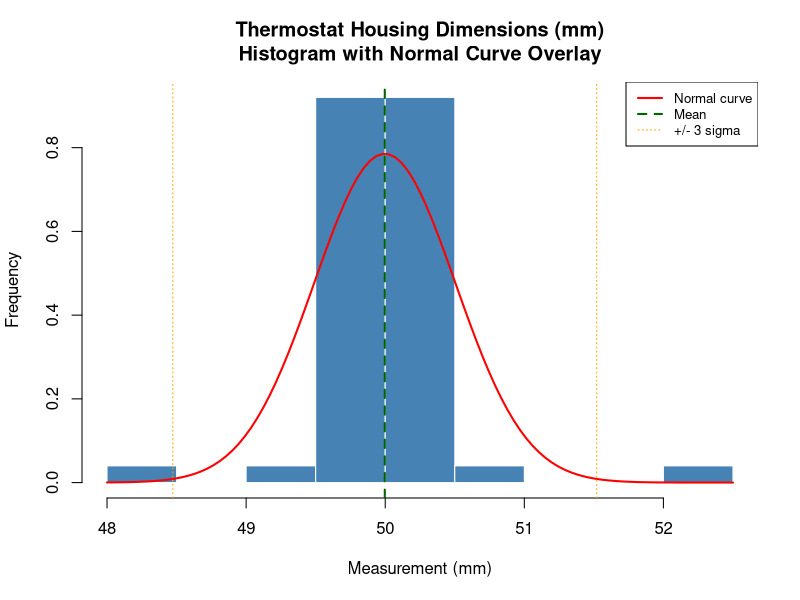
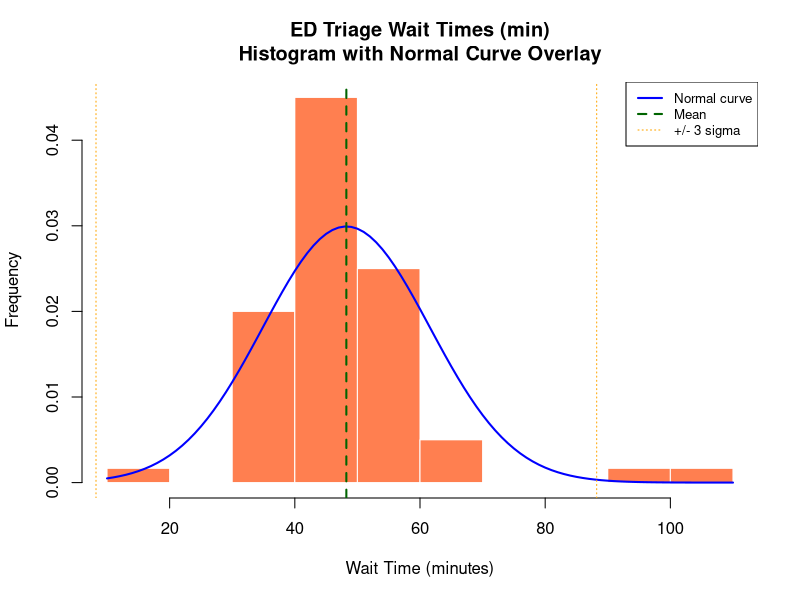
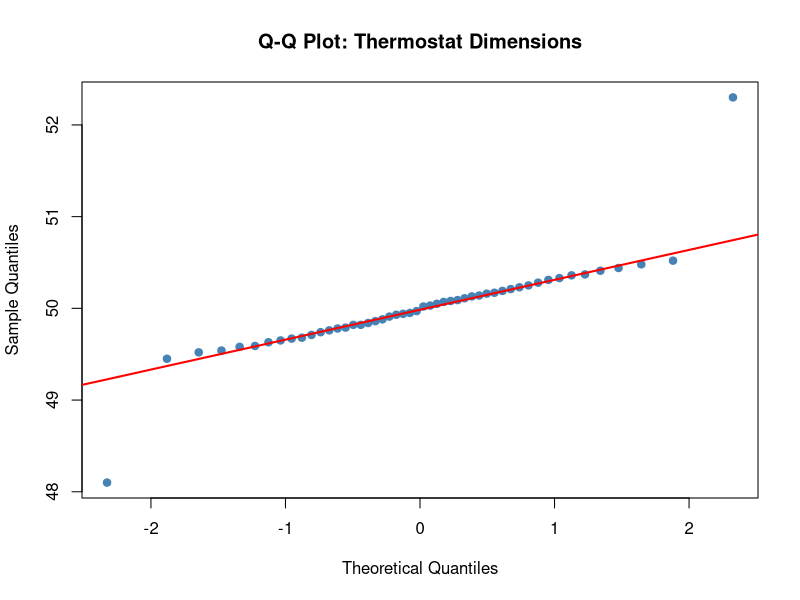
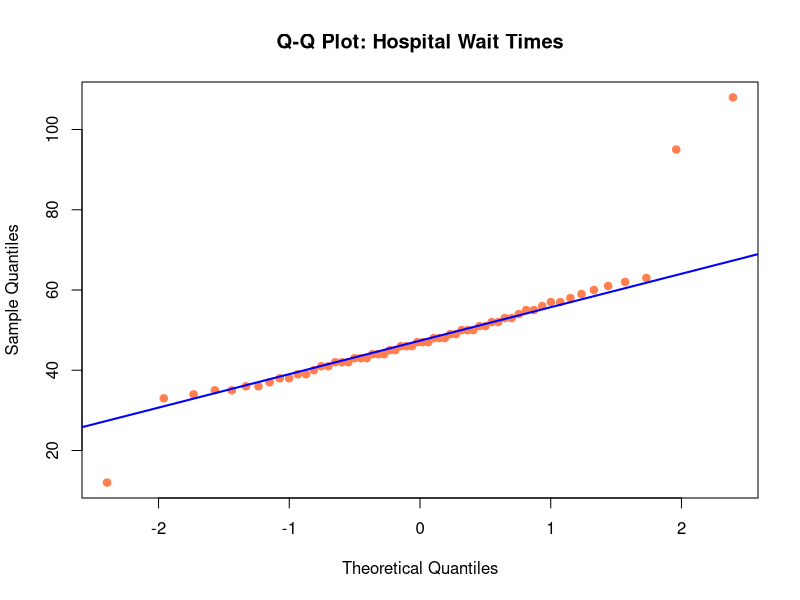

These figures' R source, in order:
#!/usr/bin/env Rscript
# =============================================================================
# DfLSS Black Belt - Module M10: Basic Statistics Exercises
# Descriptive Statistics and Normality Testing
# =============================================================================
# This script accompanies the thermostat dimensions and hospital wait time
# datasets. It demonstrates core descriptive statistics and normality testing
# techniques used in Design for Lean Six Sigma.
#
# Prerequisites: R with base stats package (no additional packages required
# for core analysis; 'ggplot2' is optional for enhanced visualizations).
#
# Usage:
#   Rscript generate_basic_stats.R
#
# Author: DfLSS Curriculum Team
# =============================================================================

set.seed(42)  # Reproducibility -- ensures identical results on every run

# ---------------------------------------------------------------------------
# SECTION 1: Load Data
# ---------------------------------------------------------------------------
# Load both datasets from CSV files. These represent real-world measurement
# scenarios common in DfLSS projects:
#   - Thermostat dimensions: continuous manufacturing measurement (Product Development)
#   - Hospital wait times: process cycle time (New Process Design)

cat("=== DfLSS Module M10: Basic Statistics Analysis ===\n\n")

thermo <- read.csv("thermostat_dimensions.csv", stringsAsFactors = FALSE)
wait   <- read.csv("hospital_wait_times.csv", stringsAsFactors = FALSE)

cat(sprintf("Thermostat dataset: %d observations, %d columns\n",
            nrow(thermo), ncol(thermo)))
cat(sprintf("Hospital wait dataset: %d observations, %d columns\n\n",
            nrow(wait), ncol(wait)))

# ---------------------------------------------------------------------------
# SECTION 2: Descriptive Statistics Function
# ---------------------------------------------------------------------------
# Define a reusable function that calculates all key descriptive statistics.
# This is the foundation of any DfLSS data analysis -- you MUST understand
# what each measure tells you about your process.

calculate_descriptives <- function(data, value_col, dataset_name) {

  x <- data[[value_col]]
  n <- length(x)

  cat(sprintf("--- %s (n = %d) ---\n", dataset_name, n))

  # Central tendency measures
  # Mean: arithmetic average; sensitive to outliers
  mean_val <- mean(x)
  cat(sprintf("  Mean:            %.4f\n", mean_val))

  # Median: middle value; robust to outliers
  median_val <- median(x)
  cat(sprintf("  Median:          %.4f\n", median_val))

  # Mode: most frequent value (requires custom function since R has no built-in)
  get_mode <- function(v) {
    tab <- table(v)
    as.numeric(names(tab)[which.max(tab)])
  }
  mode_val <- get_mode(x)
  cat(sprintf("  Mode:            %.4f\n", mode_val))

  # Dispersion measures
  # Sample standard deviation: average distance from the mean (s)
  sd_val <- sd(x)
  cat(sprintf("  Std Dev (s):     %.4f\n", sd_val))

  # Sample variance: squared standard deviation (s^2)
  var_val <- var(x)
  cat(sprintf("  Variance (s^2):  %.4f\n", var_val))

  # Range: max - min; simplest dispersion measure
  range_val <- max(x) - min(x)
  cat(sprintf("  Range:           %.4f\n", range_val))

  # Interquartile Range (IQR): spread of the middle 50% of data
  # Q1 (25th percentile) to Q3 (75th percentile)
  q1 <- quantile(x, 0.25)
  q3 <- quantile(x, 0.75)
  iqr_val <- IQR(x)
  cat(sprintf("  Q1 (25th %%):     %.4f\n", q1))
  cat(sprintf("  Q3 (75th %%):     %.4f\n", q3))
  cat(sprintf("  IQR:             %.4f\n", iqr_val))

  # Additional percentiles useful for process capability analysis
  cat(sprintf("  Min:             %.4f\n", min(x)))
  cat(sprintf("  Max:             %.4f\n", max(x)))
  cat(sprintf("  5th percentile:  %.4f\n", quantile(x, 0.05)))
  cat(sprintf("  95th percentile: %.4f\n", quantile(x, 0.95)))

  # Skewness: measures asymmetry of the distribution
  #   < 0 = left-skewed, > 0 = right-skewed, ~0 = symmetric
  skew <- sum((x - mean_val)^3) / (n * sd_val^3)
  cat(sprintf("  Skewness:        %.4f\n", skew))

  # Kurtosis: measures "tailedness" (heaviness of tails)
  #   > 0 = heavy tails (leptokurtic), < 0 = light tails (platykurtic)
  kurt <- sum((x - mean_val)^4) / (n * sd_val^4) - 3
  cat(sprintf("  Excess Kurtosis: %.4f\n\n", kurt))

  # Return as list for downstream use
  list(mean = mean_val, median = median_val, mode = mode_val,
       sd = sd_val, var = var_val, range = range_val,
       q1 = q1, q3 = q3, iqr = iqr_val, n = n, data = x,
       skew = skew, kurt = kurt)
}

# ---------------------------------------------------------------------------
# SECTION 3: Calculate Descriptive Statistics for Both Datasets
# ---------------------------------------------------------------------------
cat("========================================\n")
cat("  DESCRIPTIVE STATISTICS\n")
cat("========================================\n\n")

thermo_stats <- calculate_descriptives(thermo, "measurement_mm",
                                       "Thermostat Dimensions (mm)")
wait_stats   <- calculate_descriptives(wait, "wait_min",
                                       "Hospital Wait Times (min)")

# ---------------------------------------------------------------------------
# SECTION 4: Normality Testing
# ---------------------------------------------------------------------------
# The Shapiro-Wilk test is the gold standard for normality testing when
# n < 5000. It tests:
#   H0: The data are normally distributed
#   H1: The data are NOT normally distributed
#
# Interpretation:
#   p-value > 0.05: Fail to reject H0 (data may be normal)
#   p-value <= 0.05: Reject H0 (data are likely NOT normal)
#
# In DfLSS, normality matters because many statistical tools (t-tests,
# control charts, process capability indices) ASSUME normality.

cat("========================================\n")
cat("  NORMALITY TESTING (Shapiro-Wilk)\n")
cat("========================================\n\n")

# Shapiro-Wilk test for thermostat dimensions
sw_thermo <- shapiro.test(thermo_stats$data)
cat(sprintf("Thermostat Dimensions:\n"))
cat(sprintf("  W-statistic: %.6f\n", sw_thermo$statistic))
cat(sprintf("  p-value:     %.6f\n", sw_thermo$p.value))
cat(sprintf("  Conclusion:  %s\n\n",
            ifelse(sw_thermo$p.value > 0.05,
                   "Fail to reject H0 -- data consistent with normality",
                   "Reject H0 -- data likely NOT normal")))

# Shapiro-Wilk test for hospital wait times
sw_wait <- shapiro.test(wait_stats$data)
cat(sprintf("Hospital Wait Times:\n"))
cat(sprintf("  W-statistic: %.6f\n", sw_wait$statistic))
cat(sprintf("  p-value:     %.6f\n", sw_wait$p.value))
cat(sprintf("  Conclusion:  %s\n\n",
            ifelse(sw_wait$p.value > 0.05,
                   "Fail to reject H0 -- data consistent with normality",
                   "Reject H0 -- data likely NOT normal")))

# ---------------------------------------------------------------------------
# SECTION 5: Outlier Detection Using IQR Method
# ---------------------------------------------------------------------------
# The IQR method identifies outliers as values beyond:
#   Lower fence = Q1 - 1.5 * IQR
#   Upper fence = Q3 + 1.5 * IQR
#
# This is a robust method (not affected by the outliers themselves).
# In DfLSS, outlier identification is critical for Measurement System
# Analysis (MSA) and process capability studies.

cat("========================================\n")
cat("  OUTLIER DETECTION (IQR Method)\n")
cat("========================================\n\n")

detect_outliers_iqr <- function(data, value_col, dataset_name) {
  x <- data[[value_col]]
  q1 <- quantile(x, 0.25)
  q3 <- quantile(x, 0.75)
  iqr <- q3 - q1
  lower_fence <- q1 - 1.5 * iqr
  upper_fence <- q3 + 1.5 * iqr

  outliers <- x[x < lower_fence | x > upper_fence]
  outlier_indices <- which(x < lower_fence | x > upper_fence)

  cat(sprintf("%s:\n", dataset_name))
  cat(sprintf("  Q1:           %.4f\n", q1))
  cat(sprintf("  Q3:           %.4f\n", q3))
  cat(sprintf("  IQR:          %.4f\n", iqr))
  cat(sprintf("  Lower fence:  %.4f\n", lower_fence))
  cat(sprintf("  Upper fence:  %.4f\n", upper_fence))

  if (length(outliers) == 0) {
    cat("  Outliers:     None detected\n\n")
  } else {
    cat(sprintf("  Outliers (%d): %s\n\n", length(outliers),
                paste(sprintf("%.2f", outliers), collapse = ", ")))
  }

  list(lower = lower_fence, upper = upper_fence,
       outliers = outliers, indices = outlier_indices)
}

detect_outliers_iqr(thermo, "measurement_mm", "Thermostat Dimensions")
detect_outliers_iqr(wait, "wait_min", "Hospital Wait Times")

# ---------------------------------------------------------------------------
# SECTION 6: Histograms with Normal Curve Overlay
# ---------------------------------------------------------------------------
# Visual inspection is a critical complement to formal normality tests.
# Overlay the theoretical normal distribution curve (using the sample mean
# and SD) to visually assess how well the data fit a normal distribution.

cat("========================================\n")
cat("  GENERATING HISTOGRAMS\n")
cat("========================================\n\n")

# --- Thermostat Dimensions Histogram ---
# Histogram: shows frequency distribution of continuous data
# Breaks: controls number of bins; Sturges' formula is default
hist(thermo_stats$data,
     breaks = "Sturges",
     main = "Thermostat Housing Dimensions (mm)\nHistogram with Normal Curve Overlay",
     xlab = "Measurement (mm)",
     ylab = "Frequency",
     col  = "steelblue",
     border = "white",
     freq = FALSE)  # density scale for curve overlay

# Overlay theoretical normal curve
curve(dnorm(x, mean = thermo_stats$mean, sd = thermo_stats$sd),
      add = TRUE, col = "red", lwd = 2)

# Add vertical lines for mean and +/- 3 sigma
abline(v = thermo_stats$mean, col = "darkgreen", lwd = 2, lty = 2)
abline(v = thermo_stats$mean + 3 * thermo_stats$sd, col = "orange", lwd = 1, lty = 3)
abline(v = thermo_stats$mean - 3 * thermo_stats$sd, col = "orange", lwd = 1, lty = 3)

legend("topright",
       legend = c("Normal curve", "Mean", "+/- 3 sigma"),
       col = c("red", "darkgreen", "orange"),
       lty = c(1, 2, 3),
       lwd = c(2, 2, 1),
       cex = 0.8)

# Save thermostat histogram
dev.copy(png, "thermostat_histogram.png", width = 800, height = 600, res = 120)
dev.off()
cat("Saved: thermostat_histogram.png\n")

# --- Hospital Wait Times Histogram ---
hist(wait_stats$data,
     breaks = "Sturges",
     main = "ED Triage Wait Times (min)\nHistogram with Normal Curve Overlay",
     xlab = "Wait Time (minutes)",
     ylab = "Frequency",
     col  = "coral",
     border = "white",
     freq = FALSE)

# Overlay theoretical normal curve
curve(dnorm(x, mean = wait_stats$mean, sd = wait_stats$sd),
      add = TRUE, col = "blue", lwd = 2)

# Add vertical lines for mean and +/- 3 sigma
abline(v = wait_stats$mean, col = "darkgreen", lwd = 2, lty = 2)
abline(v = wait_stats$mean + 3 * wait_stats$sd, col = "orange", lwd = 1, lty = 3)
abline(v = wait_stats$mean - 3 * wait_stats$sd, col = "orange", lwd = 1, lty = 3)

legend("topright",
       legend = c("Normal curve", "Mean", "+/- 3 sigma"),
       col = c("blue", "darkgreen", "orange"),
       lty = c(1, 2, 3),
       lwd = c(2, 2, 1),
       cex = 0.8)

# Save wait time histogram
dev.copy(png, "hospital_wait_histogram.png", width = 800, height = 600, res = 120)
dev.off()
cat("Saved: hospital_wait_histogram.png\n\n")

# ---------------------------------------------------------------------------
# SECTION 7: Q-Q Plot for Normality Assessment
# ---------------------------------------------------------------------------
# Q-Q (Quantile-Quantile) plots compare sample quantiles against theoretical
# normal quantiles. If data are normal, points fall approximately on the
# diagonal reference line. Deviations from the line indicate departures
# from normality (especially in the tails).

cat("========================================\n")
cat("  GENERATING Q-Q PLOTS\n")
cat("========================================\n\n")

# Thermostat Q-Q Plot
qqnorm(thermo_stats$data,
       main = "Q-Q Plot: Thermostat Dimensions",
       xlab = "Theoretical Quantiles",
       ylab = "Sample Quantiles",
       pch = 19, col = "steelblue")
qqline(thermo_stats$data, col = "red", lwd = 2)
dev.copy(png, "thermostat_qq_plot.png", width = 800, height = 600, res = 120)
dev.off()
cat("Saved: thermostat_qq_plot.png\n")

# Hospital Wait Times Q-Q Plot
qqnorm(wait_stats$data,
       main = "Q-Q Plot: Hospital Wait Times",
       xlab = "Theoretical Quantiles",
       ylab = "Sample Quantiles",
       pch = 19, col = "coral")
qqline(wait_stats$data, col = "blue", lwd = 2)
dev.copy(png, "hospital_wait_qq_plot.png", width = 800, height = 600, res = 120)
dev.off()
cat("Saved: hospital_wait_qq_plot.png\n\n")

# ---------------------------------------------------------------------------
# SECTION 8: Summary Table
# ---------------------------------------------------------------------------
# Print a side-by-side comparison table for easy reference.
# This format is useful for DfLSS project documentation and tollgate reviews.

cat("========================================\n")
cat("  COMPARATIVE SUMMARY TABLE\n")
cat("========================================\n\n")

comparison <- data.frame(
  Statistic = c("n", "Mean", "Median", "Mode", "Std Dev", "Variance",
                "Range", "IQR", "Skewness", "Kurtosis",
                "Shapiro-Wilk W", "Shapiro-Wilk p"),
  Thermostat = c(
    thermo_stats$n,
    sprintf("%.4f", thermo_stats$mean),
    sprintf("%.4f", thermo_stats$median),
    sprintf("%.4f", thermo_stats$mode),
    sprintf("%.4f", thermo_stats$sd),
    sprintf("%.4f", thermo_stats$var),
    sprintf("%.4f", thermo_stats$range),
    sprintf("%.4f", thermo_stats$iqr),
    sprintf("%.4f", thermo_stats$skew),
    sprintf("%.4f", thermo_stats$kurt),
    sprintf("%.4f", sw_thermo$statistic),
    sprintf("%.6f", sw_thermo$p.value)
  ),
  Hospital_Wait = c(
    wait_stats$n,
    sprintf("%.4f", wait_stats$mean),
    sprintf("%.4f", wait_stats$median),
    sprintf("%.4f", wait_stats$mode),
    sprintf("%.4f", wait_stats$sd),
    sprintf("%.4f", wait_stats$var),
    sprintf("%.4f", wait_stats$range),
    sprintf("%.4f", wait_stats$iqr),
    sprintf("%.4f", wait_stats$skew),
    sprintf("%.4f", wait_stats$kurt),
    sprintf("%.4f", sw_wait$statistic),
    sprintf("%.6f", sw_wait$p.value)
  )
)

print(comparison, row.names = FALSE)

cat("\n========================================\n")
cat("  ANALYSIS COMPLETE\n")
cat("========================================\n")
cat("Output files generated:\n")
cat("  - thermostat_histogram.png\n")
cat("  - hospital_wait_histogram.png\n")
cat("  - thermostat_qq_plot.png\n")
cat("  - hospital_wait_qq_plot.png\n")
cat("\nKey takeaways for students:\n")
cat("  1. The thermostat data is approximately normal (as expected for\n")
cat("     manufacturing measurements) -- central limit theorem at work.\n")
cat("  2. The hospital wait time data has outliers and may show departure\n")
cat("     from normality -- common in service/healthcare processes.\n")
cat("  3. Always use BOTH statistical tests AND visual methods for\n")
cat("     normality assessment -- neither alone is sufficient.\n")
cat("  4. Outlier detection using the IQR method is robust and preferred\n")
cat("     over z-score methods when normality is in question.\n")
cat("========================================\n")
